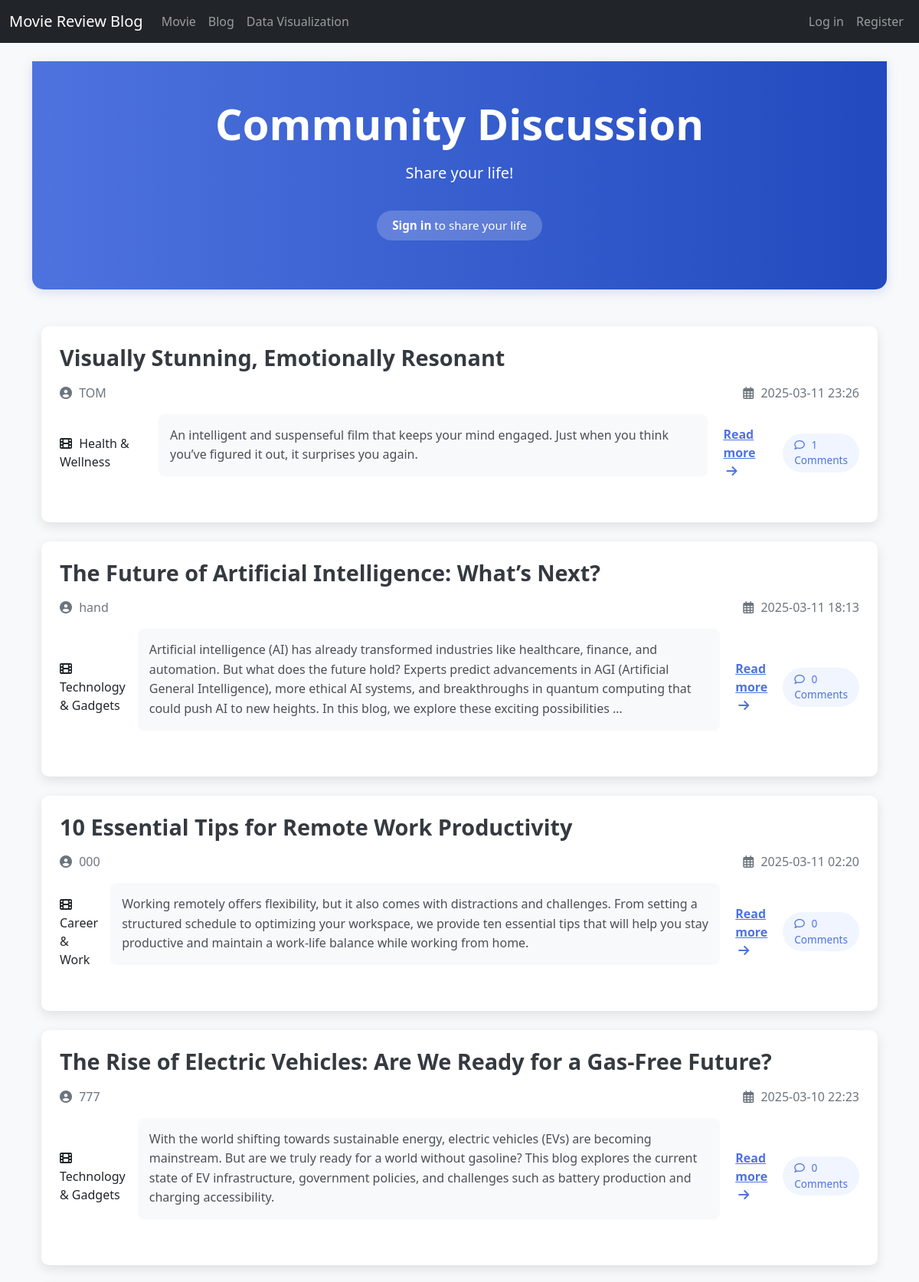
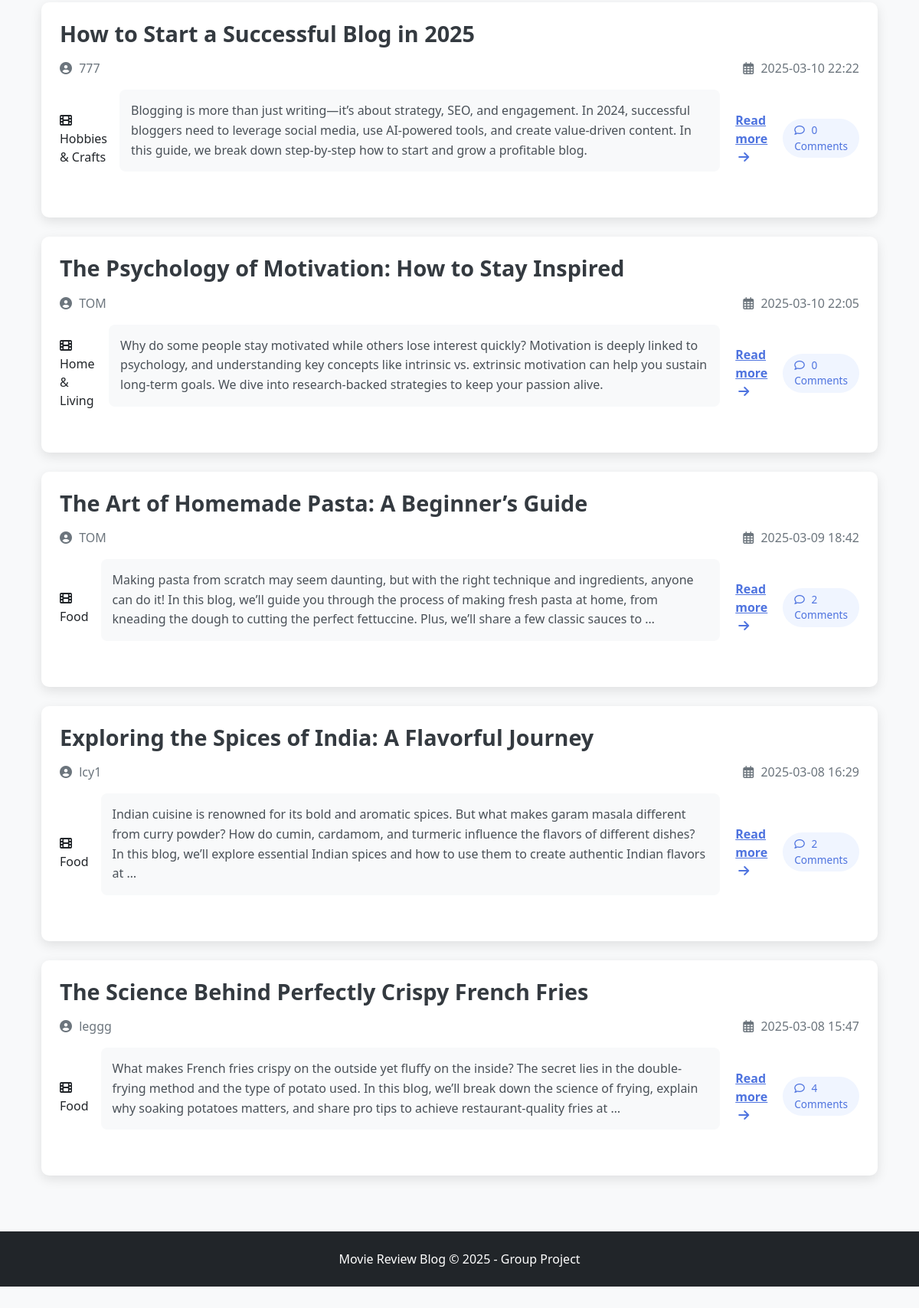
The app's page /blogs/ with its own data (2 pictures, top to bottom).
### blogs/models.py (models this page shows, shortened)
class Blog(models.Model):
    title = models.CharField(max_length=200)
    content = models.TextField()
    user = models.ForeignKey(User, on_delete=models.CASCADE, related_name='blogs')
    created_at = models.DateTimeField(auto_now_add=True)
    updated_at = models.DateTimeField(auto_now=True)
    category = models.CharField(max_length=20, choices=LIFESTYLE_CATEGORIES, default='other')
    views = models.PositiveIntegerField(default=0)
    @property
    def comment_count(self):
        return self.comments.count()

### blogs/views.py (the view)
# urls.py: path('', views.blog_list, name='blog_list'),
def blog_list(request):
    blogs = Blog.objects.all().order_by('-created_at')
    paginator = Paginator(blogs, 10)  # 10 blog posts per page
    page_number = request.GET.get('page')
    page_obj = paginator.get_page(page_number)
    return render(request, 'blogs/blog_list.html', {'page_obj': page_obj})

### templates/blogs/blog_list.html (shortened to what this page needs)
{% extends 'base.html' %}
{% load static %}
{% block extra_css %}
<link rel="stylesheet" href="{% static 'css/blog.css' %}">
<link rel="stylesheet" href="{% static 'css/blog_list.css' %}">
{% endblock %}
{% block content %}
<div class="blog-header text-center">
    <div class="container">
        <h1 class="display-4 fw-bold mb-3">Community Discussion</h1>
        <p class="lead mb-4">Share your life!</p>
        {% if user.is_authenticated %}
            <a href="{% url 'create_blog' %}" class="btn-create">
                <i class="fas fa-pen-fancy me-2"></i>Write a blog
            </a>
        {% else %}
            <p class="login-prompt">
                <a href="{% url 'login' %}" class="text-decoration-none text-white fw-bold">Sign in</a> to share your life
            </p>
        {% endif %}
    </div>
</div>
<div class="container">
    <div class="row">
        {% for blog in page_obj %}
            <div class="col-lg-12 mb-4">
                <div class="card blog-card">
                    <div class="card-body p-4">
                        <h2 class="card-title h3 mb-3">{{ blog.title }}</h2>
                        <div class="d-flex justify-content-between align-items-center mb-3 blog-meta">
                            <span>
                                <i class="fas fa-user-circle"></i> {{ blog.user.username }}
                            </span>
                            <span>
                                <i class="far fa-calendar-alt"></i> {{ blog.created_at|date:"Y-m-d H:i" }}
                            </span>
                        </div>
                        <div class="d-flex align-items-center mb-3 movie-info">
                            <span class="category-badge me-3">
                                <i class="fas fa-film"></i> {{ blog.get_category_display }}
                            </span>
                        <div class="blog-content">
                            {{ blog.content|truncatewords:50 }}
                        </div>
                        <div class="d-flex justify-content-between align-items-center">
                            <a href="{% url 'blog_detail' blog.id %}" class="btn-read-more">
                                Read more <i class="fas fa-arrow-right ms-1"></i>
                            </a>
                            <span class="comment-badge">
                                <i class="far fa-comment"></i> {{ blog.comment_count }} Comments
                            </span>
                        </div>
                    </div>
                </div>
            </div>
        {% endfor %}
    </div>
</div>
{% endblock %}

### static/css/base.css (style rules this page uses)
body { padding-bottom: 70px; background-color: #f8f9fa; }

### static/css/blog.css (style rules this page uses)
.blog-card { background-color: #fff; border-radius: 10px; box-shadow: 0 5px 15px rgba(0,0,0,0.1); transition: transform 0.3s ease, box-shadow 0.3s ease; margin-bottom: 25px; overflow: hidden; border: none; }
.card-title { font-size: 1.8rem; font-weight: 700; margin-bottom: 10px; color: #343a40; }
.blog-meta { color: #6c757d; margin-bottom: 15px; font-size: 1rem; }
.blog-content { background-color: #f8f9fa; padding: 15px; border-radius: 8px; margin-bottom: 20px; line-height: 1.6; color: #495057; }
.comment-badge { background-color: #f0f5ff; color: #4e73df; padding: 5px 15px; border-radius: 50px; font-size: 0.85rem; transition: all 0.3s; display: inline-block; }
.btn-read-more { border-radius: 50px; padding: 8px 20px; font-weight: 600; transition: all 0.3s; background-color: white; color: #4e73df; border-color: #4e73df; }
.blog-header { background: linear-gradient(to right, #4e73df, #224abe); padding: 3rem 0; margin-bottom: 3rem; color: white; border-radius: 0 0 15px 15px; box-shadow: 0 4px 15px rgba(78, 115, 223, 0.2); }
.fa-user-circle, .fa-calendar-alt, .fa-comment, .fa-film { margin-right: 5px; }

### static/css/blog_list.css (style rules this page uses)
.login-prompt { background: rgba(255, 255, 255, 0.2); padding: 8px 20px; border-radius: 30px; display: inline-block; margin-top: 10px; font-size: 0.95rem; }

### records on screen
Blog: title "Visually Stunning, Emotionally Resonant", user.username "TOM", created_at "2025-03-11 23:26", category "Health & Wellness", content "An intelligent and suspenseful film that keeps your mind engaged. Just when you think you’ve figured it out, it surprises you again.", comment_count "1"
Blog: title "The Future of Artificial Intelligence: What’s Next?", user.username "hand", created_at "2025-03-11 18:13", category "Technology & Gadgets", content "Artificial intelligence (AI) has already transformed industries like healthcare, finance, and automation. But what does the future hold? Experts predict advancements in AGI (Artificial General Intelligence), more ethical AI systems, and breakthroughs in quantum computing that could push AI to new heights. In this blog, we explore these exciting possibilities …", comment_count "0"
Blog: title "10 Essential Tips for Remote Work Productivity", user.username "000", created_at "2025-03-11 02:20", category "Career & Work", content "Working remotely offers flexibility, but it also comes with distractions and challenges. From setting a structured schedule to optimizing your workspace, we provide ten essential tips that will help you stay productive and maintain a work-life balance while working from home.", comment_count "0"
Blog: title "The Rise of Electric Vehicles: Are We Ready for a Gas-Free Future?", user.username "777", created_at "2025-03-10 22:23", category "Technology & Gadgets", content "With the world shifting towards sustainable energy, electric vehicles (EVs) are becoming mainstream. But are we truly ready for a world without gasoline? This blog explores the current state of EV infrastructure, government policies, and challenges such as battery production and charging accessibility.", comment_count "0"
Blog: title "How to Start a Successful Blog in 2025", user.username "777", created_at "2025-03-10 22:22", category "Hobbies & Crafts", content "Blogging is more than just writing—it’s about strategy, SEO, and engagement. In 2024, successful bloggers need to leverage social media, use AI-powered tools, and create value-driven content. In this guide, we break down step-by-step how to start and grow a profitable blog.", comment_count "0"
Blog: title "The Psychology of Motivation: How to Stay Inspired", user.username "TOM", created_at "2025-03-10 22:05", category "Home & Living", content "Why do some people stay motivated while others lose interest quickly? Motivation is deeply linked to psychology, and understanding key concepts like intrinsic vs. extrinsic motivation can help you sustain long-term goals. We dive into research-backed strategies to keep your passion alive.", comment_count "0"
Blog: title "The Art of Homemade Pasta: A Beginner’s Guide", user.username "TOM", created_at "2025-03-09 18:42", category "Food", content "Making pasta from scratch may seem daunting, but with the right technique and ingredients, anyone can do it! In this blog, we’ll guide you through the process of making fresh pasta at home, from kneading the dough to cutting the perfect fettuccine. Plus, we’ll share a few classic sauces to …", comment_count "2"
Blog: title "Exploring the Spices of India: A Flavorful Journey", user.username "lcy1", created_at "2025-03-08 16:29", category "Food", content "Indian cuisine is renowned for its bold and aromatic spices. But what makes garam masala different from curry powder? How do cumin, cardamom, and turmeric influence the flavors of different dishes? In this blog, we’ll explore essential Indian spices and how to use them to create authentic Indian flavors at …", comment_count "2"
Blog: title "The Science Behind Perfectly Crispy French Fries", user.username "leggg", created_at "2025-03-08 15:47", category "Food", content "What makes French fries crispy on the outside yet fluffy on the inside? The secret lies in the double-frying method and the type of potato used. In this blog, we’ll break down the science of frying, explain why soaking potatoes matters, and share pro tips to achieve restaurant-quality fries at …", comment_count "4"
